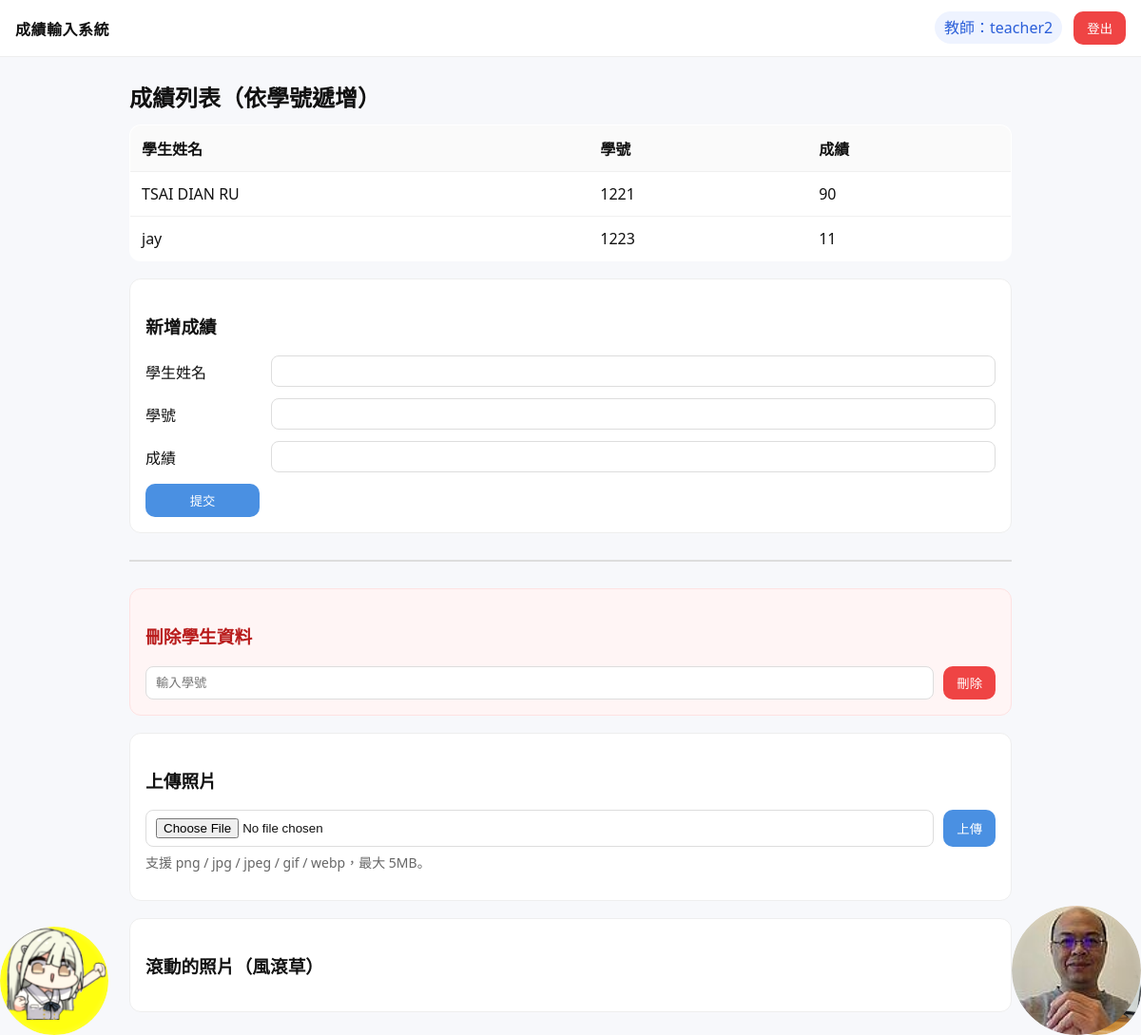
The page /score (signed in) on the database as committed earlier.
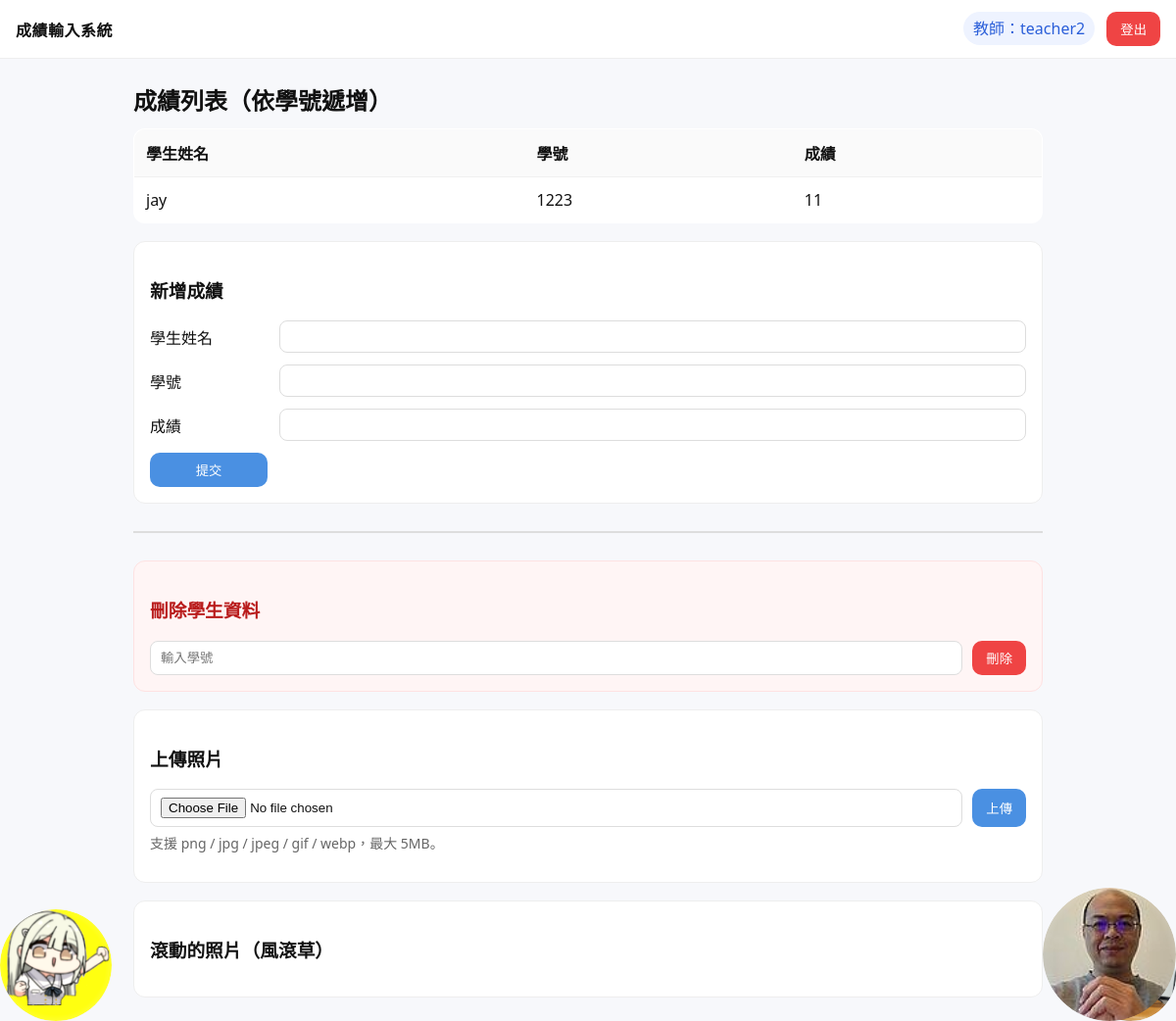
The same page on the database as committed later.
### tables this page shows
CREATE TABLE grades (name NOT NULL, student_id INTEGER UNIQUE NOT NULL, score INTEGER NOT NULL);

### main.py (the view)
@app.get('/score')
def score_page():
    if 'teacher_name' not in session:
        return redirect(url_for('index', error='請先登入'))
    grades = list_grades()
    msg = request.args.get('msg', '')
    try:
        file_names = [f for f in os.listdir(UPLOAD_DIR) if allowed_file(f)]
    except FileNotFoundError:
        file_names = []
    gallery = [url_for('static', filename=f'uploads/{f}') for f in sorted(file_names, key=str.lower)]
    return render_template('score.html',
                           teacher=session['teacher_name'],
                           grades=grades,
                           msg=msg,
                           gallery=gallery)

### main.py (called while the page is built)
def allowed_file(filename: str) -> bool:
    return '.' in filename and filename.rsplit('.', 1)[1].lower() in ALLOWED_EXT

def db_conn():
    return sqlite3.connect(DB_PATH)

def list_grades():
    conn = db_conn(); c = conn.cursor()
    c.execute("SELECT name, student_id, score FROM grades ORDER BY student_id ASC")
    rows = c.fetchall()
    conn.close()
    return rows

### templates/score.html (shortened to what this page needs)
{% extends "layout.html" %}
{% block extra_css %}
<link rel="stylesheet" href="/static/css/score.css">
{% endblock %}
{% block content %}
<h2>成績列表（依學號遞增）</h2>
<table class="grades">
  <thead>
    <tr><th>學生姓名</th><th>學號</th><th>成績</th></tr>
  </thead>
  <tbody>
  {% for name, sid, score in grades %}
    <tr>
      <td>{{ name }}</td>
      <td>{{ sid }}</td>
      <td>{{ score }}</td>
    </tr>
  {% else %}
    <tr><td colspan="3" class="empty">目前沒有資料</td></tr>
  {% endfor %}
  </tbody>
</table>
<section class="panel">
  <h3>新增成績</h3>
  <form action="{{ url_for('grades_add') }}" method="post" class="form-grid">
    <label>學生姓名</label>
    <input name="name" required>
    <label>學號</label>
    <input name="student_id" inputmode="numeric" pattern="\d+" required>
    <label>成績</label>
    <input name="score" inputmode="numeric" pattern="\d+" required>
    <button type="submit" class="btn primary full">提交</button>
  </form>
</section>
<hr class="divider">
<section class="panel danger-panel">
  <h3>刪除學生資料</h3>
  <form action="{{ url_for('grades_delete') }}" method="post" class="form-inline">
    <input name="delete_student_id" placeholder="輸入學號" inputmode="numeric" pattern="\d+" required>
    <button type="submit" class="btn danger">刪除</button>
  </form>
</section>
<section class="panel">
  <h3>上傳照片</h3>
  <form action="{{ url_for('upload_photo') }}" method="post"
        enctype="multipart/form-data" class="form-inline">
    <input type="file" name="photo" accept="image/*" required>
    <button type="submit" class="btn primary">上傳</button>
  </form>
  <p class="hint">支援 png / jpg / jpeg / gif / webp，最大 5MB。</p>
</section>
{% if gallery %}
<section class="panel">
  <h3>滾動的照片（風滾草）</h3>
  <div class="tumble-belt">
    {% for full in gallery %}
      <img
        class="tumble {{ 'rtl' if loop.index is odd }}"
        src="{{ full }}"
        alt="upload {{ loop.index }}"
        style="
          --dur: {{ 16 + (loop.index % 6)*3 }}s;
          --size: {{ 70 + (loop.index % 4)*22 }}px;
          --y: {{ (loop.index % 5)*3 }}px;
        "
      >
    {% endfor %}
  </div>
</section>
{% endif %}
{% endblock %}

### templates/layout.html (shortened to what this page needs)
<!doctype html>
<html lang="zh-Hant">
<head>
  <link rel="stylesheet" href="/static/css/base.css">
  {% block extra_css %}{% endblock %}
</head>
<body>
  <header class="site-header">
    <div class="brand">成績輸入系統</div>
    <div class="right">
      <span class="badge">教師：{{ teacher }}</span>
      <form action="/logout" method="post" style="display:inline;">
        <button class="btn danger" type="submit">登出</button>
      </form>
    </div>
  </header>
  <main class="container">
    {% block content %}{% endblock %}
  </main>
</body>
</html>

### static/css/base.css (style rules this page uses)
* { box-sizing: border-box; }
body { margin: 0; font-family: "Noto Sans TC", system-ui, Arial; background:#f7f8fb; color:#111; }
.container { max-width: 960px; margin: 24px auto; padding: 0 16px; }
.site-header { position: sticky; top:0; z-index: 10; display: flex; justify-content: space-between; align-items: center; background:#fff; border-bottom:1px solid #eee; padding:12px 16px; }
.brand { font-weight: 800; letter-spacing:.5px; }
.badge { background:#eef3ff; color:#2b5fd9; padding:6px 10px; border-radius:999px; margin-right:8px; }
.btn { border:none; padding:8px 14px; border-radius:10px; cursor:pointer; }
.btn.primary { background:#4a90e2; color:#fff; }
.btn.danger { background:#ef4444; color:#fff; }
.btn.full { width: 100%; }

### static/css/score.css (style rules this page uses)
h2 { margin: 10px 0 12px; }
.grades { width: 100%; border-collapse: collapse; background:#fff; border:1px solid #eee; border-radius:12px; overflow:hidden; }
.grades th, .grades td { padding:12px; border-bottom:1px solid #f0f0f0; text-align:left; }
.grades thead th { background:#fafafa; font-weight:700; }
.panel { background:#fff; border:1px solid #eee; border-radius:12px; padding:16px; margin-top:18px; }
.form-grid { display:grid; grid-template-columns: 120px 1fr; gap:12px 12px; align-items:center; }
.form-grid input { padding:8px 10px; border:1px solid #ddd; border-radius:8px; }
.form-inline { display:flex; gap:10px; }
.form-inline input { flex:1; padding:8px 10px; border:1px solid #ddd; border-radius:8px; }
hr.divider { border: none; border-top: 2px solid #ddd; margin: 28px 0; }
.danger-panel { border: 1px solid #fee2e2; background: #fff5f5; }
.danger-panel h3 { color: #b91c1c; }
.hint { color:#666; margin-top:6px; font-size: 14px; }
.tumble { position: absolute; bottom: 0; left: 0; width: var(--size, 96px); height: var(--size, 96px); aspect-ratio: 1/1; border-radius: 50%; object-fit: cover; transform-origin: 50% 60%; will-change: transform, bottom; box-shadow: 0 10px 18px rgba(0,0,0,.18), inset 0 0 0 6px rgba(205,170,110,.12); filter: saturate(1.05) contrast(1.06) sepia(.08); -webkit-mask-image: radial-gradient(circle at 50% 50%, #000 63%, rgba(0,0,0,.9) 70%, rgba(0,0,0,.6) 78%, rgba(0,0,0,.35) 84%, transparent 90%); mask-image: radial-gradient(circle at 50% 50%, #000 63%, rgba(0,0,0,.9) 70%, rgba(0,0,0,.6) 78%, rgba(0,0,0,.35) 84%, transparent 90%); animation: roll var(--dur, 20s) linear infinite, bob 3.2s ease-in-out infinite; }
.tumble.rtl { right: 0; left: auto; animation-name: roll-rtl, bob; }

Rows that differ between the two databases and show on the page:
removed grades: name "TSAI DIAN RU", student "1221", score "90"
